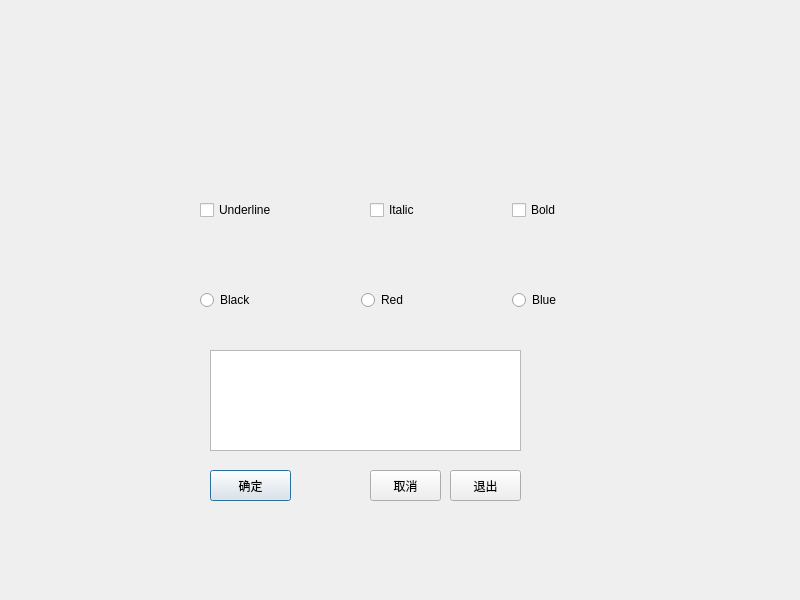
<?xml version="1.0" encoding="UTF-8"?>
<ui version="4.0">
 <class>Dialog</class>
 <widget class="QDialog" name="Dialog">
  <property name="geometry">
   <rect>
    <x>0</x>
    <y>0</y>
    <width>800</width>
    <height>600</height>
   </rect>
  </property>
  <property name="windowTitle">
   <string>Dialog</string>
  </property>
  <widget class="QPlainTextEdit" name="txtEdit">
   <property name="geometry">
    <rect>
     <x>210</x>
     <y>350</y>
     <width>311</width>
     <height>101</height>
    </rect>
   </property>
  </widget>
  <widget class="QPushButton" name="btnOK">
   <property name="geometry">
    <rect>
     <x>210</x>
     <y>470</y>
     <width>81</width>
     <height>31</height>
    </rect>
   </property>
   <property name="text">
    <string>确定</string>
   </property>
  </widget>
  <widget class="QPushButton" name="btnCancel">
   <property name="geometry">
    <rect>
     <x>370</x>
     <y>470</y>
     <width>71</width>
     <height>31</height>
    </rect>
   </property>
   <property name="text">
    <string>取消</string>
   </property>
  </widget>
  <widget class="QPushButton" name="btnClose">
   <property name="geometry">
    <rect>
     <x>450</x>
     <y>470</y>
     <width>71</width>
     <height>31</height>
    </rect>
   </property>
   <property name="text">
    <string>退出</string>
   </property>
  </widget>
  <widget class="QWidget" name="horizontalLayoutWidget">
   <property name="geometry">
    <rect>
     <x>200</x>
     <y>180</y>
     <width>361</width>
     <height>61</height>
    </rect>
   </property>
   <layout class="QHBoxLayout" name="horizontalLayout">
    <item>
     <widget class="QCheckBox" name="chkBoxUnder">
      <property name="text">
       <string>Underline</string>
      </property>
     </widget>
    </item>
    <item>
     <spacer name="horizontalSpacer_2">
      <property name="orientation">
       <enum>Qt::Horizontal</enum>
      </property>
      <property name="sizeHint" stdset="0">
       <size>
        <width>40</width>
        <height>20</height>
       </size>
      </property>
     </spacer>
    </item>
    <item>
     <widget class="QCheckBox" name="chkBoxItalic">
      <property name="text">
       <string>Italic</string>
      </property>
     </widget>
    </item>
    <item>
     <spacer name="horizontalSpacer">
      <property name="orientation">
       <enum>Qt::Horizontal</enum>
      </property>
      <property name="sizeHint" stdset="0">
       <size>
        <width>40</width>
        <height>20</height>
       </size>
      </property>
     </spacer>
    </item>
    <item>
     <widget class="QCheckBox" name="chkBoxBold">
      <property name="text">
       <string>Bold</string>
      </property>
      <property name="tristate">
       <bool>false</bool>
      </property>
     </widget>
    </item>
   </layout>
  </widget>
  <widget class="QWidget" name="horizontalLayoutWidget_2">
   <property name="geometry">
    <rect>
     <x>200</x>
     <y>270</y>
     <width>361</width>
     <height>61</height>
    </rect>
   </property>
   <layout class="QHBoxLayout" name="horizontalLayout_2">
    <item>
     <widget class="QRadioButton" name="rBtnBlack">
      <property name="text">
       <string>Black</string>
      </property>
     </widget>
    </item>
    <item>
     <spacer name="horizontalSpacer_4">
      <property name="orientation">
       <enum>Qt::Horizontal</enum>
      </property>
      <property name="sizeHint" stdset="0">
       <size>
        <width>40</width>
        <height>20</height>
       </size>
      </property>
     </spacer>
    </item>
    <item>
     <widget class="QRadioButton" name="rBtnRed">
      <property name="text">
       <string>Red</string>
      </property>
     </widget>
    </item>
    <item>
     <spacer name="horizontalSpacer_3">
      <property name="orientation">
       <enum>Qt::Horizontal</enum>
      </property>
      <property name="sizeHint" stdset="0">
       <size>
        <width>40</width>
        <height>20</height>
       </size>
      </property>
     </spacer>
    </item>
    <item>
     <widget class="QRadioButton" name="rBtnBlue">
      <property name="text">
       <string>Blue</string>
      </property>
     </widget>
    </item>
   </layout>
  </widget>
 </widget>
 <resources/>
 <connections>
  <connection>
   <sender>btnOK</sender>
   <signal>clicked()</signal>
   <receiver>Dialog</receiver>
   <slot>accept()</slot>
   <hints>
    <hint type="sourcelabel">
     <x>268</x>
     <y>485</y>
    </hint>
    <hint type="destinationlabel">
     <x>219</x>
     <y>765</y>
    </hint>
   </hints>
  </connection>
  <connection>
   <sender>btnCancel</sender>
   <signal>clicked()</signal>
   <receiver>Dialog</receiver>
   <slot>reject()</slot>
   <hints>
    <hint type="sourcelabel">
     <x>405</x>
     <y>485</y>
    </hint>
    <hint type="destinationlabel">
     <x>435</x>
     <y>695</y>
    </hint>
   </hints>
  </connection>
  <connection>
   <sender>btnClose</sender>
   <signal>clicked()</signal>
   <receiver>Dialog</receiver>
   <slot>exec()</slot>
   <hints>
    <hint type="sourcelabel">
     <x>476</x>
     <y>486</y>
    </hint>
    <hint type="destinationlabel">
     <x>526</x>
     <y>857</y>
    </hint>
   </hints>
  </connection>
 </connections>
</ui>
